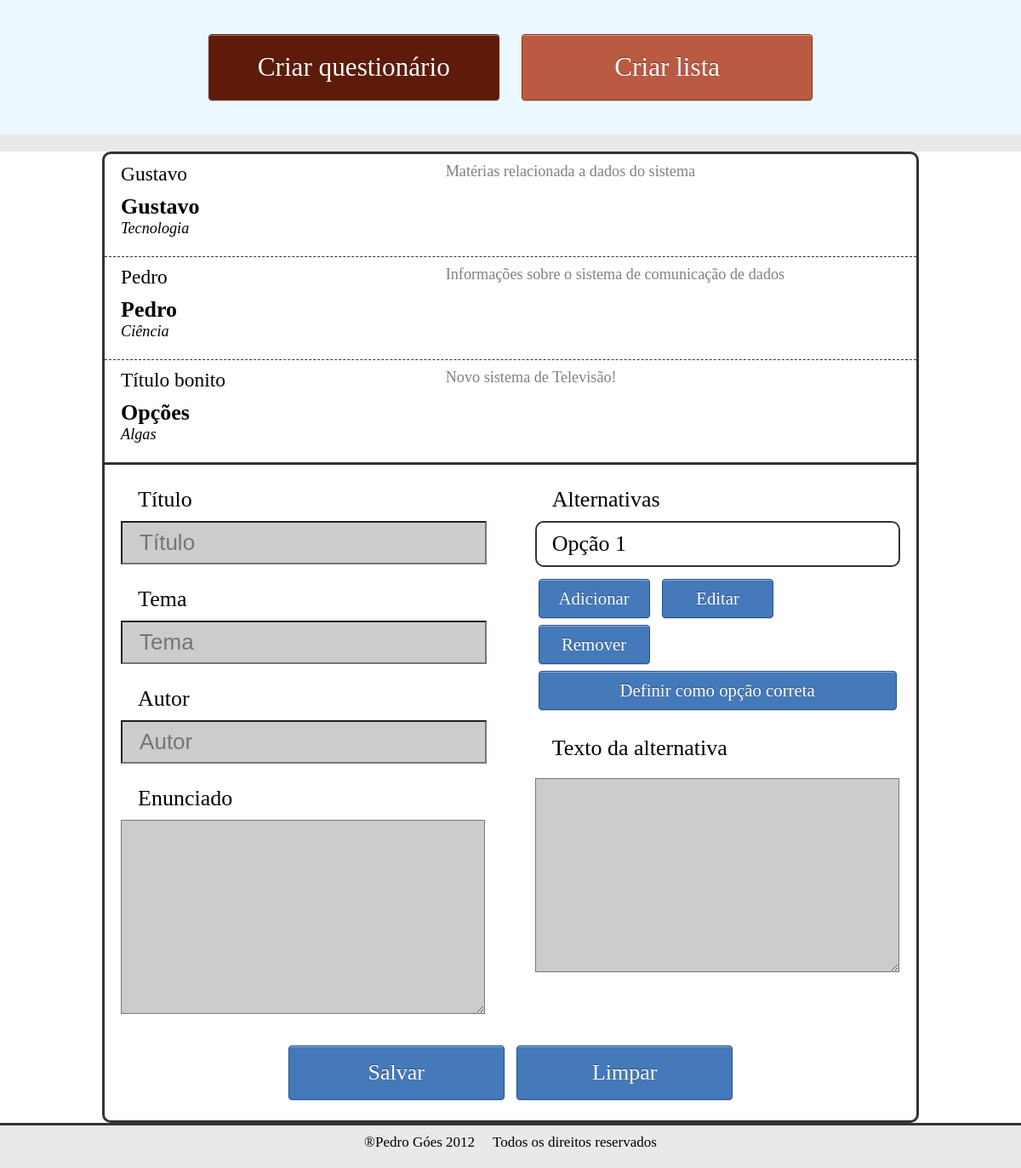
Screenshot of /pergunta.php with the database file from the repository.
### tables this page shows
CREATE TABLE `question` (
  `id` int(11) NOT NULL AUTO_INCREMENT,
  `title` varchar(100) NOT NULL,
  `theme` varchar(50) NOT NULL,
  `author` varchar(100) NOT NULL,
  `statement` text NOT NULL,
  `correctAlternative` smallint(11) NOT NULL COMMENT 'questionID',
  PRIMARY KEY (`id`)
);

### core.php (the view, shortened to what this page needs)
<?php
	class Core {
		public $tableQuestion = "question";
		public function printQuestion() {
			$result = mysql_query("SELECT * FROM $this->tableQuestion");
			for ($i = 0; $i < mysql_num_rows($result); $i++) {
				$id = mysql_result($result, $i, "id");
				$title = mysql_result($result, $i, "title");
				$author = mysql_result($result, $i, "author");
				$theme = mysql_result($result, $i, "theme");
				$statement = mysql_result($result, $i, "statement");
			?>
			<li value="<?php echo $id ?>">
				<div class="inquiryDatabaseListMetaWrapperLeft">
					<p class="inquiryDatabaseListTitle"><?php echo $title ?></p>
					<p class="inquiryDatabaseListAuthor"><?php echo $author ?></p>
					<p class="inquiryDatabaseListTheme"><?php echo $theme ?></p>
				</div>
				<div class="inquiryDatabaseListMetaWrapperRight">
					<p class="inquiryDatabaseListDescription"><?php echo $statement ?></p>
				</div>
			</li>
			<?php
			}
		}
    }
?>

### includes/header.php (shortened to what this page needs)
<!DOCTYPE html>
<html lang="en">
<head>
	<link href="css/shCore.css" rel="stylesheet" type="text/css" />
	<link href="css/shThemeDefault.css" rel="stylesheet" type="text/css" />
	<link rel="stylesheet" href="css/jquery.wysiwyg.css" type="text/css"/>
	<link rel="stylesheet" href="css/jquery-ui-1.8.21.custom.min.css" type="text/css" />
	<link rel="stylesheet" href="css/default.css" type="text/css" media="screen and (min-device-width:490px)" />
	<link rel="stylesheet" href="css/mobile.css" type="text/css" media="handheld, (max-device-width:480px)" />
</head>

### pergunta.php (shortened to what this page needs)
<?php
	include_once("includes/loginCheck.php");
?>
<?php include_once("includes/header.php") ?>
<body>
	<div id="content">
		<div id="leadingContentWrapper">
			<div id="leadingContent" class="centralize">
				<ul class="inquiryMenu">
					<li class="inquiryMenuQuestionOption inquiryMenuSelectedOption">Criar questionário</li>
					<li class="inquiryMenuListOption">Criar lista</li>
				</ul>
			</div>
		</div>
		<div id="mainContentWrapper">
			<div id="mainContent" class="centralize">
				<div class="questionBoxWrapper">
					<div class="questionBox inquiryBox">
						<div class="inquiryDatabaseList">
							<ul>
								<?php $core->printQuestion(); ?>
							</ul>
						</div>
						<div class="inquiryHeaderBox">
							<form method="post" action="#">
								<p><span class="inputTitle">Título</span><input placeholder="Título" type="text" name="title" value="" /></p>
								<p><span class="inputTitle">Tema</span><input placeholder="Tema" type="text" name="theme" value="" /></p>
								<p><span class="inputTitle">Autor</span><input placeholder="Autor" type="text" name="author" value="" /></p>
								<p><span class="inputTitle">Enunciado</span><textarea rows="7" name="statement"></textarea></p>
							</form>
						</div>
						<div class="inquiryAlternativeBox questionAlternativeBox">
							<p>Alternativas</p>
							<div class="inquiryAlternativeBoxInside questionAlternativeBoxInside">
								<ul>
									<li title="Altere o texto da sua alternativa." class="inquiryBoxAlternative questionBoxAlternative">Opção 1</li>
								</ul>
							</div>
							<ul class="inquiryAlternativeMenu">
								<li class="inquiryAlternativeMenuAdd">Adicionar</li>
								<li class="inquiryAlternativeMenuEdit">Editar</li>
								<li class="inquiryAlternativeMenuRemove">Remover</li>
								<li class="inquiryAlternativeMenuSelectCorrectAnswer">Definir como opção correta</li>
							</ul>
							<div class="inquiryAlternativeEditBox">
								<p>Texto da alternativa</p>
								<textarea rows="7"></textarea>
							</div>
						</div>
						<div class="inquiryControlBox">
							<li class="inquiryControlBoxSave questionControlBoxSave">Salvar</li>
							<li class="inquiryControlBoxClean">Limpar</li>
						</div>
					</div>
				</div>
			</div>
		</div>
		<div id="wrapper">
			<p>&reg;<a target="_blank" href="http://pedrogoes.info">Pedro Góes 2012</a> &nbsp;&nbsp;&nbsp; Todos os direitos reservados</p>
		</div>
	</div>
</body>
</html>

### css/mobile.css (style rules this page uses)
html { color: black; }
body { font: 26px Georgia, "Times New Roman", Times, serif; margin: 0 auto; }
#content { text-align: center; font-size: 2em; }
#mainContent { width: 90%; margin: 0 auto; }
#wrapper { border-top: 3px solid #333; text-align: center; margin-top: 30px; padding-top: 10px; font-size: 0.8em; padding-bottom: 20px; }
#wrapper * { display: inline; }
#wrapper a { text-decoration: none; color: black; }

### rows the page displays
question: $id 2 (drawn), title "Gustavo", author "Gustavo", theme "Tecnologia", statement "Matérias relacionada a dados do sistema"
question: $id 3 (drawn), title "Pedro", author "Pedro", theme "Ciência", statement "Informações sobre o sistema de comunicação de dados"
question: $id 4 (drawn), title "Título bonito", author "Opções", theme "Algas", statement "Novo sistema de Televisão!"
